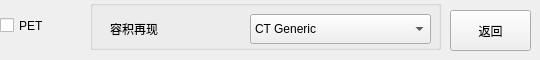
       <widget class="QWidget" name="tabVolume">
        <attribute name="title">
         <string>容积</string>
        </attribute>
        <widget class="QPushButton" name="btnBackVolumn">
         <property name="geometry">
          <rect>
           <x>450</x>
           <y>10</y>
           <width>81</width>
           <height>41</height>
          </rect>
         </property>
         <property name="text">
          <string>返回</string>
         </property>
        </widget>
        <widget class="QGroupBox" name="groupBox">
         <property name="geometry">
          <rect>
           <x>90</x>
           <y>0</y>
           <width>351</width>
           <height>50</height>
          </rect>
         </property>
         <property name="title">
          <string/>
         </property>
         <widget class="QLabel" name="label_9">
          <property name="geometry">
           <rect>
            <x>20</x>
            <y>14</y>
            <width>101</width>
            <height>30</height>
           </rect>
          </property>
          <property name="minimumSize">
           <size>
            <width>0</width>
            <height>30</height>
           </size>
          </property>
          <property name="text">
           <string>容积再现</string>
          </property>
         </widget>
         <widget class="QComboBox" name="comboBox">
          <property name="geometry">
           <rect>
            <x>160</x>
            <y>14</y>
            <width>181</width>
            <height>30</height>
           </rect>
          </property>
          <property name="minimumSize">
           <size>
            <width>0</width>
            <height>30</height>
           </size>
          </property>
          <item>
           <property name="text">
            <string>CT Generic</string>
           </property>
          </item>
          <item>
           <property name="text">
            <string>CT Black&amp;White</string>
           </property>
          </item>
         </widget>
        </widget>
        <widget class="QCheckBox" name="checkBox_3">
         <property name="geometry">
          <rect>
           <x>0</x>
           <y>0</y>
           <width>71</width>
           <height>51</height>
          </rect>
         </property>
         <property name="text">
          <string>PET</string>
         </property>
        </widget>
       </widget>
